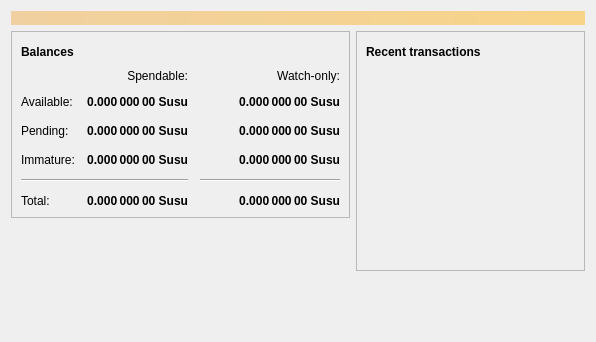
<?xml version="1.0" encoding="UTF-8"?>
<ui version="4.0">
 <class>OverviewPage</class>
 <widget class="QWidget" name="OverviewPage">
  <property name="geometry">
   <rect>
    <x>0</x>
    <y>0</y>
    <width>596</width>
    <height>342</height>
   </rect>
  </property>
  <property name="windowTitle">
   <string>Form</string>
  </property>
  <layout class="QVBoxLayout" name="topLayout">
   <item>
    <widget class="QLabel" name="labelAlerts">
     <property name="visible">
      <bool>false</bool>
     </property>
     <property name="styleSheet">
      <string notr="true">QLabel { background-color: qlineargradient(x1: 0, y1: 0, x2: 1, y2: 0, stop:0 #F0D0A0, stop:1 #F8D488); color:#000000; }</string>
     </property>
     <property name="wordWrap">
      <bool>true</bool>
     </property>
     <property name="margin">
      <number>3</number>
     </property>
     <property name="textInteractionFlags">
      <set>Qt::TextSelectableByMouse</set>
     </property>
    </widget>
   </item>
   <item>
    <layout class="QHBoxLayout" name="horizontalLayout" stretch="1,1">
     <item>
      <layout class="QVBoxLayout" name="verticalLayout_2">
       <item>
        <widget class="QFrame" name="frame">
         <property name="frameShape">
          <enum>QFrame::StyledPanel</enum>
         </property>
         <property name="frameShadow">
          <enum>QFrame::Raised</enum>
         </property>
         <layout class="QVBoxLayout" name="verticalLayout_4">
          <item>
           <layout class="QHBoxLayout" name="horizontalLayout_4">
            <item>
             <widget class="QLabel" name="label_5">
              <property name="font">
               <font>
                <weight>75</weight>
                <bold>true</bold>
               </font>
              </property>
              <property name="text">
               <string>Balances</string>
              </property>
             </widget>
            </item>
            <item>
             <widget class="QPushButton" name="labelWalletStatus">
              <property name="enabled">
               <bool>true</bool>
              </property>
              <property name="maximumSize">
               <size>
                <width>30</width>
                <height>16777215</height>
               </size>
              </property>
              <property name="toolTip">
               <string>The displayed information may be out of date. Your wallet automatically synchronizes with the Susucoin network after a connection is established, but this process has not completed yet.</string>
              </property>
              <property name="text">
               <string/>
              </property>
              <property name="icon">
               <iconset resource="../bitcoin.qrc">
                <normaloff>:/icons/warning</normaloff>
                <disabledoff>:/icons/warning</disabledoff>:/icons/warning</iconset>
              </property>
              <property name="iconSize">
               <size>
                <width>24</width>
                <height>24</height>
               </size>
              </property>
              <property name="flat">
               <bool>true</bool>
              </property>
             </widget>
            </item>
            <item>
             <spacer name="horizontalSpacer_3">
              <property name="orientation">
               <enum>Qt::Horizontal</enum>
              </property>
              <property name="sizeHint" stdset="0">
               <size>
                <width>40</width>
                <height>20</height>
               </size>
              </property>
             </spacer>
            </item>
           </layout>
          </item>
          <item>
           <layout class="QGridLayout" name="gridLayout">
            <property name="spacing">
             <number>12</number>
            </property>
            <item row="2" column="2">
             <widget class="QLabel" name="labelWatchPending">
              <property name="font">
               <font>
                <weight>75</weight>
                <bold>true</bold>
               </font>
              </property>
              <property name="cursor">
               <cursorShape>IBeamCursor</cursorShape>
              </property>
              <property name="toolTip">
               <string>Unconfirmed transactions to watch-only addresses</string>
              </property>
              <property name="text">
               <string notr="true">0.000 000 00 Susu</string>
              </property>
              <property name="alignment">
               <set>Qt::AlignRight|Qt::AlignTrailing|Qt::AlignVCenter</set>
              </property>
              <property name="textInteractionFlags">
               <set>Qt::LinksAccessibleByMouse|Qt::TextSelectableByKeyboard|Qt::TextSelectableByMouse</set>
              </property>
             </widget>
            </item>
            <item row="2" column="1">
             <widget class="QLabel" name="labelUnconfirmed">
              <property name="font">
               <font>
                <weight>75</weight>
                <bold>true</bold>
               </font>
              </property>
              <property name="cursor">
               <cursorShape>IBeamCursor</cursorShape>
              </property>
              <property name="toolTip">
               <string>Total of transactions that have yet to be confirmed, and do not yet count toward the spendable balance</string>
              </property>
              <property name="text">
               <string notr="true">0.000 000 00 Susu</string>
              </property>
              <property name="alignment">
               <set>Qt::AlignRight|Qt::AlignTrailing|Qt::AlignVCenter</set>
              </property>
              <property name="textInteractionFlags">
               <set>Qt::LinksAccessibleByMouse|Qt::TextSelectableByKeyboard|Qt::TextSelectableByMouse</set>
              </property>
             </widget>
            </item>
            <item row="3" column="2">
             <widget class="QLabel" name="labelWatchImmature">
              <property name="font">
               <font>
                <weight>75</weight>
                <bold>true</bold>
               </font>
              </property>
              <property name="cursor">
               <cursorShape>IBeamCursor</cursorShape>
              </property>
              <property name="toolTip">
               <string>Mined balance in watch-only addresses that has not yet matured</string>
              </property>
              <property name="text">
               <string notr="true">0.000 000 00 Susu</string>
              </property>
              <property name="alignment">
               <set>Qt::AlignRight|Qt::AlignTrailing|Qt::AlignVCenter</set>
              </property>
              <property name="textInteractionFlags">
               <set>Qt::LinksAccessibleByMouse|Qt::TextSelectableByKeyboard|Qt::TextSelectableByMouse</set>
              </property>
             </widget>
            </item>
            <item row="4" column="0" colspan="2">
             <widget class="Line" name="line">
              <property name="orientation">
               <enum>Qt::Horizontal</enum>
              </property>
             </widget>
            </item>
            <item row="4" column="2">
             <widget class="Line" name="lineWatchBalance">
              <property name="sizePolicy">
               <sizepolicy hsizetype="Preferred" vsizetype="Fixed">
                <horstretch>0</horstretch>
                <verstretch>0</verstretch>
               </sizepolicy>
              </property>
              <property name="minimumSize">
               <size>
                <width>140</width>
                <height>0</height>
               </size>
              </property>
              <property name="orientation">
               <enum>Qt::Horizontal</enum>
              </property>
             </widget>
            </item>
            <item row="5" column="0">
             <widget class="QLabel" name="labelTotalText">
              <property name="text">
               <string>Total:</string>
              </property>
             </widget>
            </item>
            <item row="3" column="1">
             <widget class="QLabel" name="labelImmature">
              <property name="font">
               <font>
                <weight>75</weight>
                <bold>true</bold>
               </font>
              </property>
              <property name="cursor">
               <cursorShape>IBeamCursor</cursorShape>
              </property>
              <property name="toolTip">
               <string>Mined balance that has not yet matured</string>
              </property>
              <property name="text">
               <string notr="true">0.000 000 00 Susu</string>
              </property>
              <property name="alignment">
               <set>Qt::AlignRight|Qt::AlignTrailing|Qt::AlignVCenter</set>
              </property>
              <property name="textInteractionFlags">
               <set>Qt::LinksAccessibleByMouse|Qt::TextSelectableByKeyboard|Qt::TextSelectableByMouse</set>
              </property>
             </widget>
            </item>
            <item row="2" column="3">
             <spacer name="horizontalSpacer_2">
              <property name="orientation">
               <enum>Qt::Horizontal</enum>
              </property>
              <property name="sizeHint" stdset="0">
               <size>
                <width>40</width>
                <height>20</height>
               </size>
              </property>
             </spacer>
            </item>
            <item row="3" column="0">
             <widget class="QLabel" name="labelImmatureText">
              <property name="text">
               <string>Immature:</string>
              </property>
             </widget>
            </item>
            <item row="5" column="1">
             <widget class="QLabel" name="labelTotal">
              <property name="font">
               <font>
                <weight>75</weight>
                <bold>true</bold>
               </font>
              </property>
              <property name="cursor">
               <cursorShape>IBeamCursor</cursorShape>
              </property>
              <property name="toolTip">
               <string>Your current total balance</string>
              </property>
              <property name="text">
               <string notr="true">0.000 000 00 Susu</string>
              </property>
              <property name="alignment">
               <set>Qt::AlignRight|Qt::AlignTrailing|Qt::AlignVCenter</set>
              </property>
              <property name="textInteractionFlags">
               <set>Qt::LinksAccessibleByMouse|Qt::TextSelectableByKeyboard|Qt::TextSelectableByMouse</set>
              </property>
             </widget>
            </item>
            <item row="5" column="2">
             <widget class="QLabel" name="labelWatchTotal">
              <property name="font">
               <font>
                <weight>75</weight>
                <bold>true</bold>
               </font>
              </property>
              <property name="cursor">
               <cursorShape>IBeamCursor</cursorShape>
              </property>
              <property name="toolTip">
               <string>Current total balance in watch-only addresses</string>
              </property>
              <property name="text">
               <string notr="true">0.000 000 00 Susu</string>
              </property>
              <property name="alignment">
               <set>Qt::AlignRight|Qt::AlignTrailing|Qt::AlignVCenter</set>
              </property>
              <property name="textInteractionFlags">
               <set>Qt::LinksAccessibleByMouse|Qt::TextSelectableByKeyboard|Qt::TextSelectableByMouse</set>
              </property>
             </widget>
            </item>
            <item row="0" column="2">
             <widget class="QLabel" name="labelWatchonly">
              <property name="text">
               <string>Watch-only:</string>
              </property>
              <property name="alignment">
               <set>Qt::AlignRight|Qt::AlignTrailing|Qt::AlignVCenter</set>
              </property>
             </widget>
            </item>
            <item row="1" column="0">
             <widget class="QLabel" name="labelBalanceText">
              <property name="text">
               <string>Available:</string>
              </property>
             </widget>
            </item>
            <item row="1" column="1">
             <widget class="QLabel" name="labelBalance">
              <property name="font">
               <font>
                <weight>75</weight>
                <bold>true</bold>
               </font>
              </property>
              <property name="cursor">
               <cursorShape>IBeamCursor</cursorShape>
              </property>
              <property name="toolTip">
               <string>Your current spendable balance</string>
              </property>
              <property name="text">
               <string notr="true">0.000 000 00 Susu</string>
              </property>
              <property name="alignment">
               <set>Qt::AlignRight|Qt::AlignTrailing|Qt::AlignVCenter</set>
              </property>
              <property name="textInteractionFlags">
               <set>Qt::LinksAccessibleByMouse|Qt::TextSelectableByKeyboard|Qt::TextSelectableByMouse</set>
              </property>
             </widget>
            </item>
            <item row="1" column="2">
             <widget class="QLabel" name="labelWatchAvailable">
              <property name="font">
               <font>
                <weight>75</weight>
                <bold>true</bold>
               </font>
              </property>
              <property name="cursor">
               <cursorShape>IBeamCursor</cursorShape>
              </property>
              <property name="toolTip">
               <string>Your current balance in watch-only addresses</string>
              </property>
              <property name="text">
               <string notr="true">0.000 000 00 Susu</string>
              </property>
              <property name="alignment">
               <set>Qt::AlignRight|Qt::AlignTrailing|Qt::AlignVCenter</set>
              </property>
              <property name="textInteractionFlags">
               <set>Qt::LinksAccessibleByMouse|Qt::TextSelectableByKeyboard|Qt::TextSelectableByMouse</set>
              </property>
             </widget>
            </item>
            <item row="2" column="0">
             <widget class="QLabel" name="labelPendingText">
              <property name="text">
               <string>Pending:</string>
              </property>
             </widget>
            </item>
            <item row="0" column="1">
             <widget class="QLabel" name="labelSpendable">
              <property name="text">
               <string>Spendable:</string>
              </property>
              <property name="alignment">
               <set>Qt::AlignRight|Qt::AlignTrailing|Qt::AlignVCenter</set>
              </property>
             </widget>
            </item>
           </layout>
          </item>
         </layout>
        </widget>
       </item>
       <item>
        <spacer name="verticalSpacer">
         <property name="orientation">
          <enum>Qt::Vertical</enum>
         </property>
         <property name="sizeHint" stdset="0">
          <size>
           <width>20</width>
           <height>40</height>
          </size>
         </property>
        </spacer>
       </item>
      </layout>
     </item>
     <item>
      <layout class="QVBoxLayout" name="verticalLayout_3">
       <item>
        <widget class="QFrame" name="frame_2">
         <property name="frameShape">
          <enum>QFrame::StyledPanel</enum>
         </property>
         <property name="frameShadow">
          <enum>QFrame::Raised</enum>
         </property>
         <layout class="QVBoxLayout" name="verticalLayout">
          <item>
           <layout class="QHBoxLayout" name="horizontalLayout_2">
            <item>
             <widget class="QLabel" name="label_4">
              <property name="font">
               <font>
                <weight>75</weight>
                <bold>true</bold>
               </font>
              </property>
              <property name="text">
               <string>Recent transactions</string>
              </property>
             </widget>
            </item>
            <item>
             <widget class="QPushButton" name="labelTransactionsStatus">
              <property name="enabled">
               <bool>true</bool>
              </property>
              <property name="maximumSize">
               <size>
                <width>30</width>
                <height>16777215</height>
               </size>
              </property>
              <property name="toolTip">
               <string>The displayed information may be out of date. Your wallet automatically synchronizes with the Susucoin network after a connection is established, but this process has not completed yet.</string>
              </property>
              <property name="text">
               <string/>
              </property>
              <property name="icon">
               <iconset resource="../bitcoin.qrc">
                <normaloff>:/icons/warning</normaloff>
                <disabledoff>:/icons/warning</disabledoff>:/icons/warning</iconset>
              </property>
              <property name="iconSize">
               <size>
                <width>24</width>
                <height>24</height>
               </size>
              </property>
              <property name="flat">
               <bool>true</bool>
              </property>
             </widget>
            </item>
            <item>
             <spacer name="horizontalSpacer">
              <property name="orientation">
               <enum>Qt::Horizontal</enum>
              </property>
              <property name="sizeHint" stdset="0">
               <size>
                <width>40</width>
                <height>20</height>
               </size>
              </property>
             </spacer>
            </item>
           </layout>
          </item>
          <item>
           <widget class="QListView" name="listTransactions">
            <property name="styleSheet">
             <string notr="true">QListView { background: transparent; }</string>
            </property>
            <property name="frameShape">
             <enum>QFrame::NoFrame</enum>
            </property>
            <property name="verticalScrollBarPolicy">
             <enum>Qt::ScrollBarAlwaysOff</enum>
            </property>
            <property name="horizontalScrollBarPolicy">
             <enum>Qt::ScrollBarAlwaysOff</enum>
            </property>
            <property name="selectionMode">
             <enum>QAbstractItemView::NoSelection</enum>
            </property>
           </widget>
          </item>
         </layout>
        </widget>
       </item>
       <item>
        <spacer name="verticalSpacer_2">
         <property name="orientation">
          <enum>Qt::Vertical</enum>
         </property>
         <property name="sizeHint" stdset="0">
          <size>
           <width>20</width>
           <height>40</height>
          </size>
         </property>
        </spacer>
       </item>
      </layout>
     </item>
    </layout>
   </item>
  </layout>
 </widget>
 <resources/>
 <connections/>
</ui>
